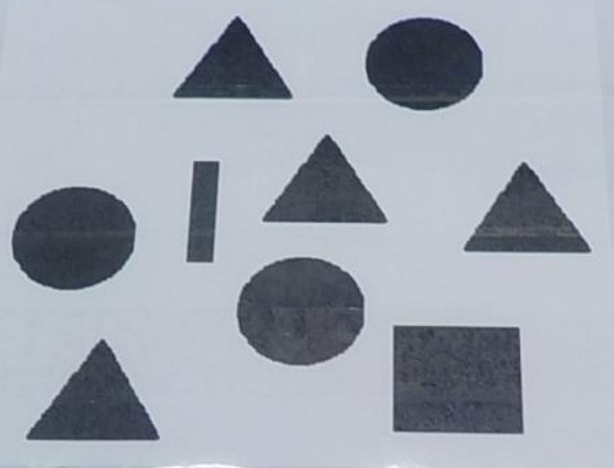
#> input picture real_shapes.png, 614 x 468 px, found by its file name
$ python shapedetector.py
#> lines starting #> are read from the running program, lines starting #| are printed output that depends on the picture; after the words box and inside, x2 and y2 are one past the last pixel; in counts of white or black regions, pixels touching at a corner belong together; long printed decimals are rounded
import cv2
import imutils
import numpy as np

class ShapeDetector:
    def __init__(self):
        pass

    def detect(self, c):
        shape = 'unidentified'
        peri = cv2.arcLength(c, True)   # perimeter
        approx = cv2.approxPolyDP(c, 0.04*peri, True)   # use RDP algorithm to simplify shape

        print(len(approx))
        if len(approx)==2:
            shape = 'line'
        elif len(approx)==3:
            shape = 'triangle'
        elif len(approx)==4:    # could be square or line
            (x, y, w, h) = cv2.boundingRect(approx)
            ar = w/float(h)
            print(ar)
            area = cv2.contourArea(c)
            if area/float(w*h) <= 0.4 or ar <= 0.8 or ar >= 1/0.75:
                shape = 'line'
            else:
                shape = 'square'
        else:
            shape = 'circle'    # shapes can only be square, triangle, line, or circle

        return shape


def add_shape(shape, d):
    if shape in d:
        d[shape] = int(d[shape])+1
    else:
        d[shape] = 1


def detect_shapes():
    path = 'C:/Users/Afaz/Documents/Robotics/rov-vision/real_shapes.png'
    image = cv2.imread(path, cv2.IMREAD_COLOR)
#> image is the input picture: shape (468, 614, 3); mean B, G, R 177.4, 166.4, 160
    resized = imutils.resize(image, width=300)  # resize to simplify shapes
    ratio = image.shape[0] / float(resized.shape[0])
#> ratio = 2.05
    edges = cv2.Canny(image,100,200)
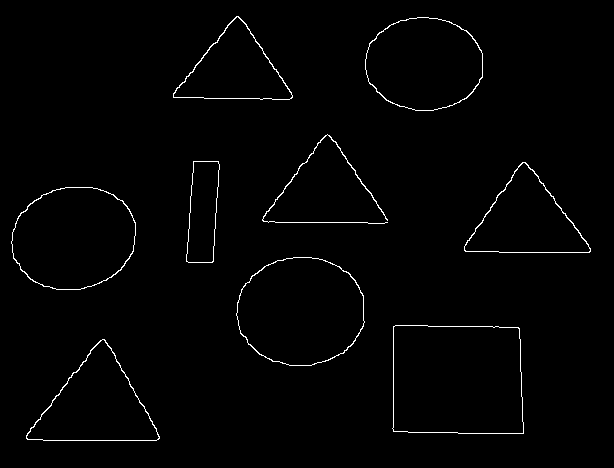
#> edges: shape (468, 614); 1.3% white in thin lines or dots, all inside (x1, y1, x2, y2) = (11, 16, 591, 441)

    gray = cv2.cvtColor(resized, cv2.COLOR_BGR2GRAY)
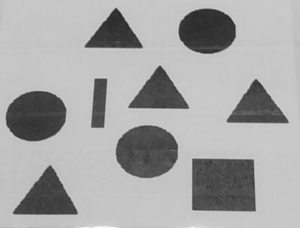
#> gray: shape (228, 300); min 39, max 246, mean 165.8
    blurred = cv2.GaussianBlur(gray, (5, 5), 0)
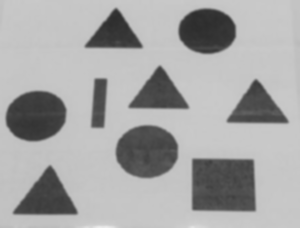
#> blurred: shape (228, 300); min 45, max 236, mean 165.8

    # Here we use an adaptive threshold on the image, since we expect the lighting to be non-uniform.
    ret, otsu = cv2.threshold(blurred, 0, 255, cv2.THRESH_BINARY+cv2.THRESH_OTSU)
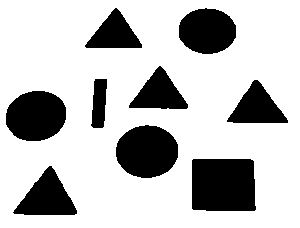
#> otsu: shape (228, 300); 75.5% white; 9 black regions
#> ret = 134
    cv2.imshow("otsu", otsu)
    cv2.waitKey(0)

    num_shapes = {}

    cnts_ = cv2.findContours(otsu.copy(), cv2.RETR_LIST, cv2.CHAIN_APPROX_SIMPLE)
#> cnts_ = 10 contours; largest, box (x1, y1, x2, y2) and area: (0, 0, 300, 228) 67873, (191, 158, 257, 212) 3351, (115, 124, 179, 179) 2662, (5, 90, 67, 142) 2486, (178, 7, 237, 55) 2141
    cnts = None
    if cv2.__version__[0]=='3':
        cnts = cnts_[1]
    else:
        cnts = cnts_[0]
#> cnts has the same summary as cnts_
    sd = ShapeDetector()

    for c in cnts:
        area = cv2.contourArea(c)
        # compute centroid of the contour as it would be on the original image
        M = cv2.moments(c)

        # ignore contours that are too small to be species
        if c.shape[0] > 2 and area/(resized.shape[0]*resized.shape[1]) > 0.002 and area/(resized.shape[0]*resized.shape[1]) < 0.25:
            cx = int((M["m10"] / M["m00"]) * ratio) if M['m00'] != 0 else 0
            cy = int((M["m01"] / M["m00"]) * ratio) if M['m00'] != 0 else 0
            shape = sd.detect(c)
            add_shape(shape, num_shapes)

            c = c.astype(float)
            c = c*ratio
            c = c.astype(int)
            cv2.drawContours(image, [c], -1, (255, 0, 0), 2)
            cv2.putText(image, shape, (cx, cy), cv2.FONT_HERSHEY_SIMPLEX, 0.5, (0, 0, 0), 2)
#> this loop made 10 passes
#> (cx, cy, peri in detect, approx in detect, x in detect, y in detect) on passes 2, 6: (457, 378, 229, [[191, 160], [252, 159], [256, 209], [193, 210]], 191, 159), (202, 211, 125.8, [[95, 78], [107, 79], [102, 128], [90, 125]], 90, 78)
#> (cx, cy, peri in detect, approx in detect) on passes 1, 5, 7, 9: (95, 405, 190.8, [[77, 210], [12, 212], [49, 165]]), (526, 220, 175.7, [[226, 120], [257, 79], [288, 122]]), (326, 191, 172.5, [[188, 104], [128, 107], [159, 65]]), (234, 69, 162.9, [[142, 44], [84, 46], [115, 7]])
#| 3
#| 4
#| 1.269
#| 7
#| 6
#| 3
#| 4
#| 0.3529
#| 3
#| 6
#> (further printed lines are left out)
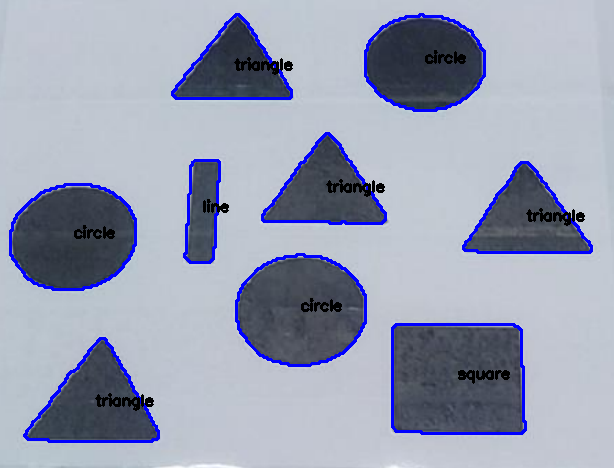
#> image: shape (468, 614, 3); 4.72% of pixels changed, all inside (x1, y1, x2, y2) = (9, 13, 593, 443)
#> after the loop, cx = 234; cy = 69


    cv2.imshow("Image", image)
    cv2.imwrite('image.png', image)
    cv2.waitKey(0)
    return num_shapes


num_shapes = detect_shapes()
print(num_shapes)
